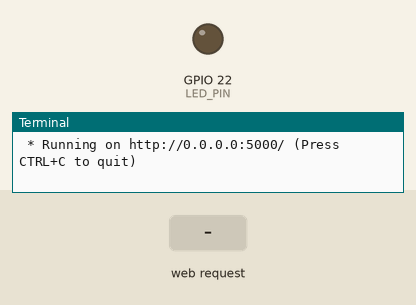
Simulated run of this program. Board: Raspberry Pi (BCM pin numbers). On the bench: output pins drawn as LEDs (lit = HIGH), the last lines printed to the terminal. Inputs (shaded band) come from the test bench. The clock reads 2024-03-15 10:24:30 at power-on unless the program sets it.

Above: at 1.2 s.
1.3 s: HTTP request for /led/on received
At 2.4 s:
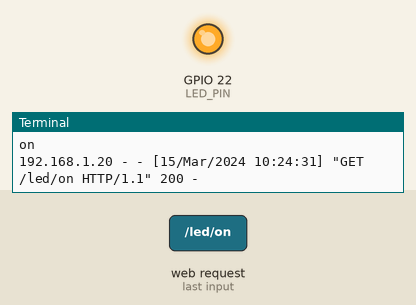
4.3 s: HTTP request for /led/off received
At 4.7 s:
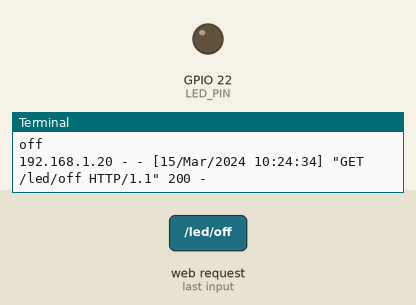
Timing chart, 0 to 7.3 s (numbered marks = the images above; inputs shaded):
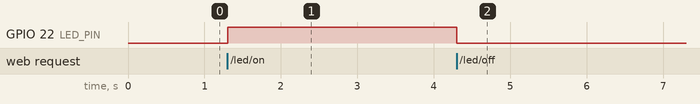

Measured:
- after the input at 1.3 s, GPIO 22 (LED_PIN): LOW → HIGH at once
- after the input at 4.3 s, GPIO 22 (LED_PIN): HIGH → LOW at once

The program:

flask_led.py
```python
from flask import Flask
import RPi.GPIO as GPIO

app = Flask(__name__)
LED_PIN = 22
GPIO.setmode(GPIO.BCM)
GPIO.setup(LED_PIN, GPIO.OUT)

# 0.0.0.0:5000
@app.route("/")
def hello():
    return '''
        <p>Hello, Flask!!</p>
        <a href="/led/on">LED ON</a>
        <a href="/led/off">LED OFF</a>
    '''

@app.route("/led/<op>")
def led_op(op):
    print(op)
    if op == "on":
        GPIO.output(LED_PIN, GPIO.HIGH)
        return '''
            <p>LED is now ON</p>
            <a href="/">Go main</a>
            <a href="/led/off">Wanna OFF?</a>

        '''
    elif op == "off":
        GPIO.output(LED_PIN, GPIO.LOW)
        return '''
            <p>LED is now OFF</p>
            <a href="/">Go main</a>
            <a href="/led/on">Wanna ON?</a>
        '''

if __name__ == "__main__":
    try:
        app.run(host="0.0.0.0")
    finally:
        GPIO.cleanup()
```
